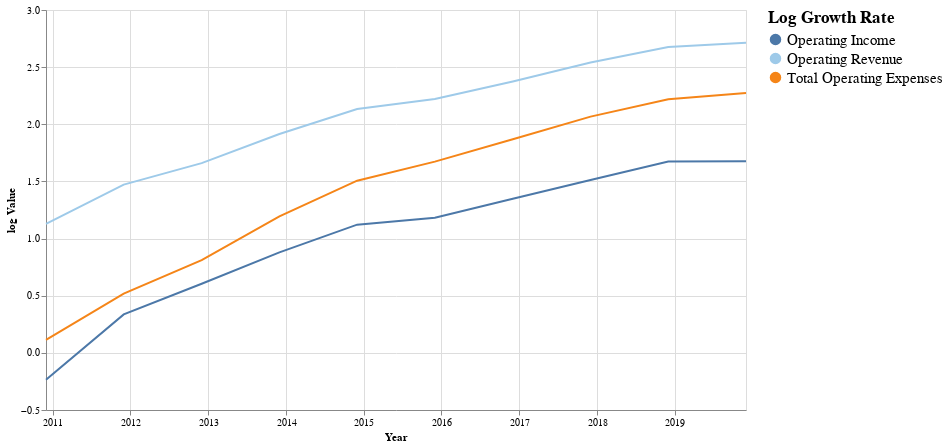

Here is the notebook cell this chart was saved with:
### Code cell
#hide

#Take natural logs
df['log Value'] =  np.around(np.log(df['Value']), 4)
# select a point for which to provide details-on-demand
label = alt.selection_multi(fields=['Metric'], bind='legend', 
     on='mouseover',  # select on mouseover events
     nearest=True,    # select data point nearest the cursor
     empty='none'     # empty selection includes no data points
 )
# define our base line chart of stock prices
base = alt.Chart().mark_line().encode(
    
    alt.X('Year:T'),
    alt.Y('log Value:Q'),
    color = alt.Color('Metric:N', legend=alt.Legend(title="Log Growth Rate", labelFontSize=15, titleFontSize=17),
                     scale=alt.Scale(scheme='tableau20'))
                             

    )

alt.layer(
    base, # base line chart
    
    # add a rule mark to serve as a guide line
    alt.Chart().mark_rule(color='#aaa').encode(
        x='Year:T'
    ).transform_filter(label),
    
    # add circle marks for selected time points, hide unselected points
    base.mark_circle().encode(
        opacity=alt.condition(label, alt.value(1), alt.value(0))
    ).add_selection(label),

    # add white stroked text to provide a legible background for labels
    base.mark_text(align='left', dx=5, dy=-5, stroke='white', strokeWidth=2).encode(
        text='log Value:Q'
    ).transform_filter(label),

    # add text labels for stock prices
    base.mark_text(align='left', dx=5, dy=-5).encode(
        text='log Value:Q'
    ).transform_filter(label),
    
    data=df
).properties(
    width=700,
    height=400
)

### Figure 1 — Vega-Lite specification as saved in the notebook (floating-point values rounded to 4 significant figures)
{"config": {"view": {"continuousWidth": 400, "continuousHeight": 300}}, "layer": [{"mark": "line", "encoding": {"color": {"type": "nominal", "field": "Metric", "legend": {"labelFontSize": 15, "title": "Log Growth Rate", "titleFontSize": 17}, "scale": {"scheme": "tableau20"}}, "x": {"type": "temporal", "field": "Year"}, "y": {"type": "quantitative", "field": "log Value"}}}, {"mark": {"type": "rule", "color": "#aaa"}, "encoding": {"x": {"type": "temporal", "field": "Year"}}, "transform": [{"filter": {"selection": "selector014"}}]}, {"mark": "circle", "encoding": {"color": {"type": "nominal", "field": "Metric", "legend": {"labelFontSize": 15, "title": "Log Growth Rate", "titleFontSize": 17}, "scale": {"scheme": "tableau20"}}, "opacity": {"condition": {"value": 1, "selection": "selector014"}, "value": 0}, "x": {"type": "temporal", "field": "Year"}, "y": {"type": "quantitative", "field": "log Value"}}, "selection": {"selector014": {"type": "multi", "fields": ["Metric"], "bind": "legend", "on": "mouseover", "nearest": true, "empty": "none"}}}, {"mark": {"type": "text", "align": "left", "dx": 5, "dy": -5, "stroke": "white", "strokeWidth": 2}, "encoding": {"color": {"type": "nominal", "field": "Metric", "legend": {"labelFontSize": 15, "title": "Log Growth Rate", "titleFontSize": 17}, "scale": {"scheme": "tableau20"}}, "text": {"type": "quantitative", "field": "log Value"}, "x": {"type": "temporal", "field": "Year"}, "y": {"type": "quantitative", "field": "log Value"}}, "transform": [{"filter": {"selection": "selector014"}}]}, {"mark": {"type": "text", "align": "left", "dx": 5, "dy": -5}, "encoding": {"color": {"type": "nominal", "field": "Metric", "legend": {"labelFontSize": 15, "title": "Log Growth Rate", "titleFontSize": 17}, "scale": {"scheme": "tableau20"}}, "text": {"type": "quantitative", "field": "log Value"}, "x": {"type": "temporal", "field": "Year"}, "y": {"type": "quantitative", "field": "log Value"}}, "transform": [{"filter": {"selection": "selector014"}}]}], "data": {"name": "data-9f7d8a5fba06aca783bdabf45786fde1"}, "height": 400, "width": 700, "$schema": "https://vega.github.io/schema/vega-lite/v4.0.2.json", "datasets": {"data-9f7d8a5fba06aca783bdabf45786fde1": [{"Year": "12/1/2019", "Metric": "Operating Revenue", "Value": 15.07, "log Value": 2.713}, {"Year": "12/1/2019", "Metric": "Total Operating Expenses", "Value": 9.72, "log Value": 2.274}, {"Year": "12/1/2019", "Metric": "Operating Income", "Value": 5.35, "log Value": 1.677}, {"Year": "12/1/2018", "Metric": "Operating Revenue", "Value": 14.53, "log Value": 2.676}, {"Year": "12/1/2018", "Metric": "Total Operating Expenses", "Value": 9.19, "log Value": 2.218}, {"Year": "12/1/2018", "Metric": "Operating Income", "Value": 5.34, "log Value": 1.675}, {"Year": "12/1/2017", "Metric": "Operating Revenue", "Value": 12.68, "log Value": 2.54}, {"Year": "12/1/2017", "Metric": "Total Operating Expenses", "Value": 7.9, "log Value": 2.067}, {"Year": "12/1/2017", "Metric": "Operating Income", "Value": 4.54, "log Value": 1.513}, {"Year": "12/1/2016", "Metric": "Operating Revenue", "Value": 10.74, "log Value": 2.374}, {"Year": "12/1/2016", "Metric": "Total Operating Expenses", "Value": 6.48, "log Value": 1.869}, {"Year": "12/1/2016", "Metric": "Operating Income", "Value": 3.85, "log Value": 1.348}, {"Year": "12/1/2015", "Metric": "Operating Revenue", "Value": 9.22, "log Value": 2.221}, {"Year": "12/1/2015", "Metric": "Total Operating Expenses", "Value": 5.33, "log Value": 1.673}, {"Year": "12/1/2015", "Metric": "Operating Income", "Value": 3.26, "log Value": 1.182}, {"Year": "12/1/2014", "Metric": "Operating Revenue", "Value": 8.44, "log Value": 2.133}, {"Year": "12/1/2014", "Metric": "Total Operating Expenses", "Value": 4.51, "log Value": 1.506}, {"Year": "12/1/2014", "Metric": "Operating Income", "Value": 3.07, "log Value": 1.122}, {"Year": "12/1/2013", "Metric": "Operating Revenue", "Value": 6.79, "log Value": 1.915}, {"Year": "12/1/2013", "Metric": "Total Operating Expenses", "Value": 3.3, "log Value": 1.194}, {"Year": "12/1/2013", "Metric": "Operating Income", "Value": 2.41, "log Value": 0.8796}, {"Year": "12/1/2012", "Metric": "Operating Revenue", "Value": 5.26, "log Value": 1.66}, {"Year": "12/1/2012", "Metric": "Total Operating Expenses", "Value": 2.25, "log Value": 0.8109}, {"Year": "12/1/2012", "Metric": "Operating Income", "Value": 1.83, "log Value": 0.6043}, {"Year": "12/1/2011", "Metric": "Operating Revenue", "Value": 4.36, "log Value": 1.472}, {"Year": "12/1/2011", "Metric": "Total Operating Expenses", "Value": 1.68, "log Value": 0.5188}, {"Year": "12/1/2011", "Metric": "Operating Income", "Value": 1.4, "log Value": 0.3365}, {"Year": "12/1/2010", "Metric": "Operating Revenue", "Value": 3.09, "log Value": 1.128}, {"Year": "12/1/2010", "Metric": "Total Operating Expenses", "Value": 1.12, "log Value": 0.1133}, {"Year": "12/1/2010", "Metric": "Operating Income", "Value": 0.79, "log Value": -0.2357}]}}
